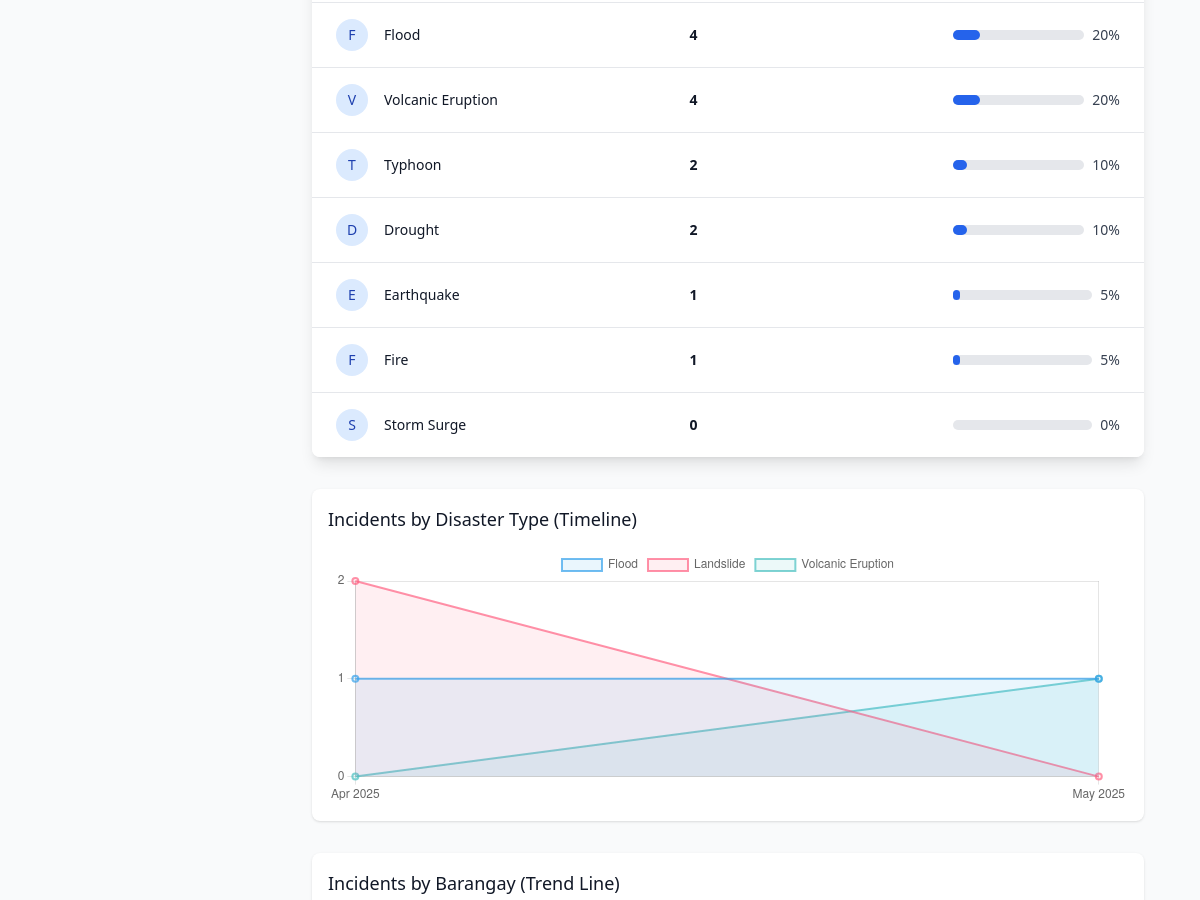
The page /admin-dashboard/ (signed in, middle part) on the database as committed earlier.
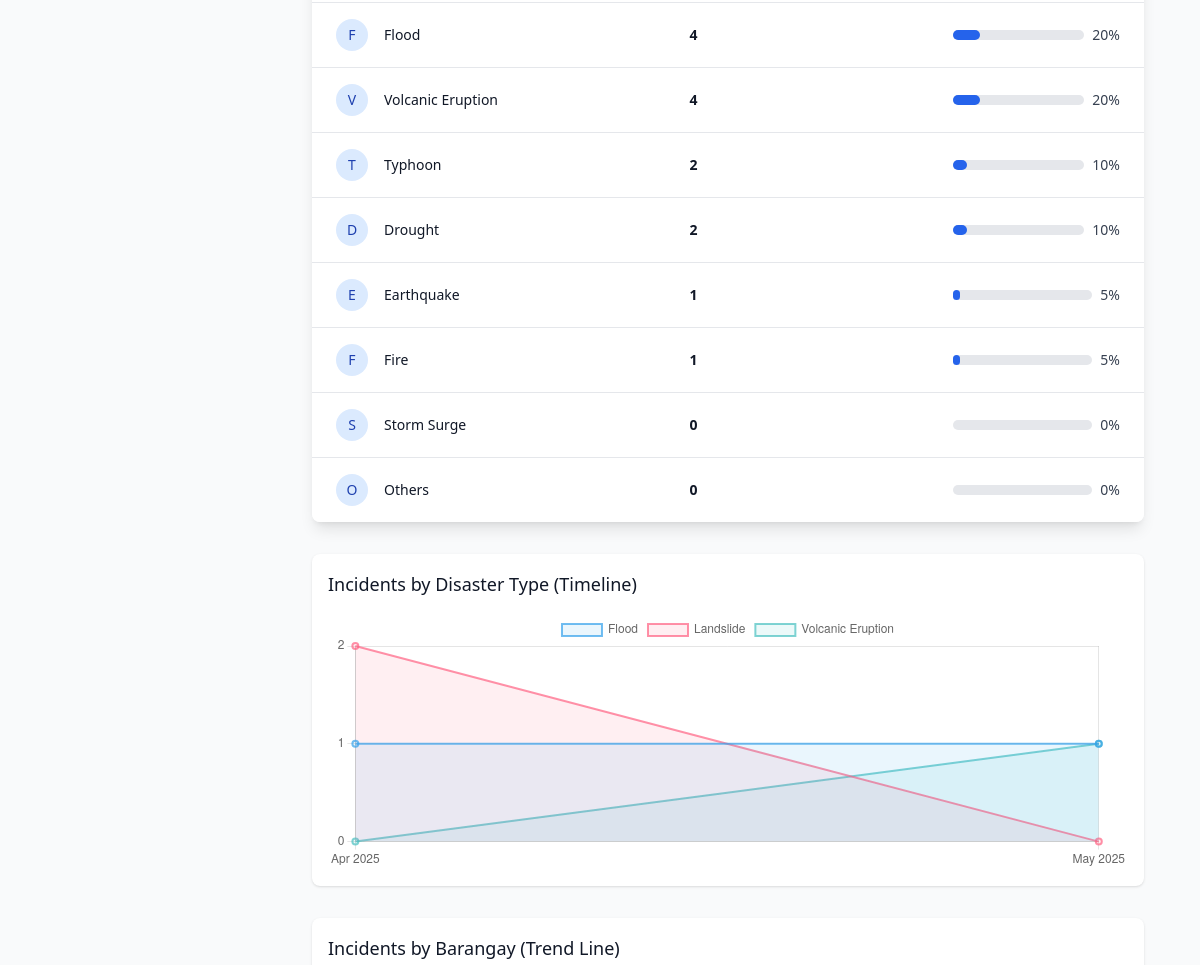
The same page on the database as committed later.
### disaster_aid/models.py (models this page shows, shortened)
class DisasterType(models.Model):
    name = models.CharField(max_length=100)

### disaster_aid/views.py (the view)
# urls.py: path('admin-dashboard/', admin_dashboard, name='admin_dashboard'),
@login_required
def admin_dashboard(request):
    if not request.user.is_staff:
        messages.error(request, "You are not authorized to access the admin dashboard.")
        return redirect('dashboard')
    incidents = IncidentReport.objects.all().order_by('-date_reported')
    incident_count = incidents.count()
    verified_count = incidents.filter(is_verified=True).count()
    pending_count = incident_count - verified_count
    distribution_count = IncidentDistribution.objects.count()
    fulfilled_count = IncidentDistribution.objects.filter(is_fulfilled=True).count()
    disaster_stats = DisasterType.objects.annotate(
        incident_count=Count('incidentreport')
    ).order_by('-incident_count')
    barangay_stats = Barangay.objects.annotate(
        incident_count=Count('incidents')
    ).filter(incident_count__gt=0).order_by('-incident_count')
    from django.db.models.functions import TruncMonth, ExtractMonth, ExtractYear
    time_incidents = IncidentReport.objects.filter(is_verified=True)
    disaster_time_stats = []
    time_incidents_with_datetime = time_incidents.filter(incident_datetime__isnull=False)
    time_incidents_with_date_reported = time_incidents.filter(incident_datetime__isnull=True)
    disaster_month_stats_datetime = time_incidents_with_datetime.annotate(
        month=TruncMonth('incident_datetime'),
        month_name=ExtractMonth('incident_datetime'),
        year=ExtractYear('incident_datetime')
    ).values('disaster_type__name', 'month', 'month_name', 'year').annotate(
        count=Count('id')
    ).order_by('year', 'month_name')
    disaster_month_stats_reported = time_incidents_with_date_reported.annotate(
        month=TruncMonth('date_reported'),
        month_name=ExtractMonth('date_reported'),
        year=ExtractYear('date_reported')
    ).values('disaster_type__name', 'month', 'month_name', 'year').annotate(
        count=Count('id')
    ).order_by('year', 'month_name')
    for stat in list(disaster_month_stats_datetime) + list(disaster_month_stats_reported):
        month_name = {
            1: 'Jan', 2: 'Feb', 3: 'Mar', 4: 'Apr', 5: 'May', 6: 'Jun',
            7: 'Jul', 8: 'Aug', 9: 'Sep', 10: 'Oct', 11: 'Nov', 12: 'Dec'
        }.get(stat['month_name'], 'Unknown')
        disaster_time_stats.append({
            'disaster_type': stat['disaster_type__name'],
            'month': month_name,
            'year': stat['year'],
            'count': stat['count']
        })
    paginator = Paginator(incidents, 10)  # Show 10 incidents per page
    page_number = request.GET.get('page')
    page_obj = paginator.get_page(page_number)
    context = {
        'page_obj': page_obj,
        'incident_count': incident_count,
        'verified_count': verified_count,
        'pending_count': pending_count,
        'distribution_count': distribution_count,
        'fulfilled_count': fulfilled_count,
        'disaster_stats': disaster_stats,
        'barangay_stats': barangay_stats,
        'disaster_time_stats': disaster_time_stats,
    }
    return render(request, 'dashboard/admin_dashboard.html', context)

### disaster_aid/models.py (called while the page is built)
    @property
    def has_photos(self):
        return bool(self.photo_1 or self.photo_2 or self.photo_3)

### templates/dashboard/admin_dashboard.html (shortened to what this page needs)
{% extends 'base.html' %}
{% block content %}
<div class="py-6">
    <div class="max-w-7xl mx-auto px-4 sm:px-6 lg:px-8">
        <div class="mt-8 bg-white shadow-lg overflow-hidden rounded-lg">
            <div class="overflow-x-auto">
                <table class="min-w-full divide-y divide-gray-200">
                    <tbody class="bg-white divide-y divide-gray-200">
                        {% for stat in disaster_stats %}
                        <tr class="hover:bg-gray-50 transition-colors duration-150">
                            <td class="px-6 py-4 whitespace-nowrap">
                                <div class="flex items-center">
                                    <div class="flex-shrink-0 h-8 w-8 rounded-full bg-blue-100 flex items-center justify-center">
                                        <span class="text-sm font-medium text-blue-800">{{ stat.name|first }}</span>
                                    </div>
                                    <div class="ml-4">
                                        <div class="text-sm font-medium text-gray-900">{{ stat.name }}</div>
                                    </div>
                                </div>
                            </td>
                            <td class="px-6 py-4 whitespace-nowrap">
                                <div class="text-sm font-semibold text-gray-900">{{ stat.incident_count }}</div>
                            </td>
                            <td class="px-6 py-4 whitespace-nowrap">
                                <div class="flex items-center">
                                    <div class="w-full bg-gray-200 rounded-full h-2.5 mr-2">
                                        <div class="bg-blue-600 h-2.5 rounded-full" style="width: {% widthratio stat.incident_count incident_count 100 %}%"></div>
                                    </div>
                                    <span class="text-sm font-medium text-gray-700">{% widthratio stat.incident_count incident_count 100 %}%</span>
                                </div>
                            </td>
                        </tr>
                        {% endfor %}
                    </tbody>
                </table>
            </div>
        </div>
        <div class="mt-8">
            {% include 'components/disaster_incidents_chart.html' %}
        </div>
        <div class="mt-8">
            {% include 'components/barangay_stats_chart.html' %}
        </div>
    </div>
</div>
{% endblock %}

Rows that differ between the two databases and show on the page:
added DisasterType: name|first "O", name "Others", incident_count "0"
